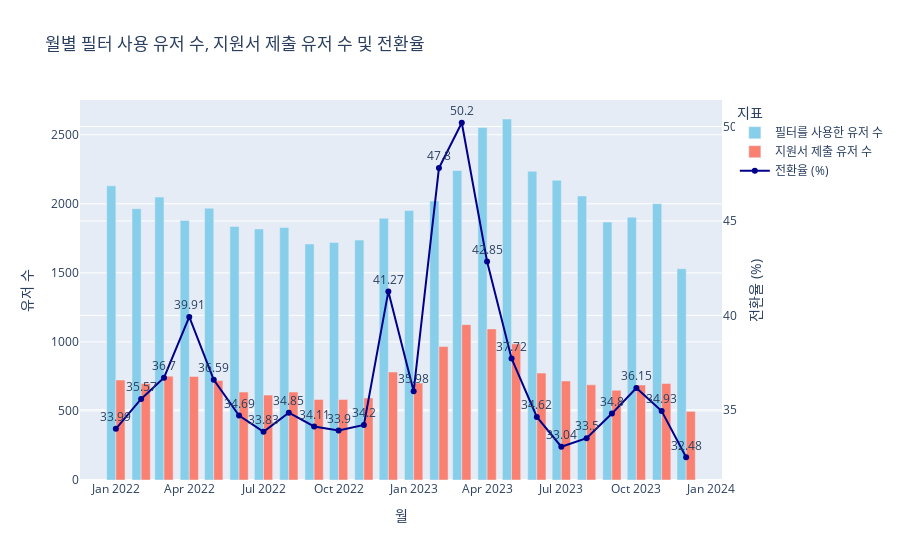

This figure's notebook cell:
### Markdown cell above
##### 6-3-1. 월별 필터 사용 유저 수, 지원서 제출 유저 수 및 전환율 시각화
월별 필터를 사용한 유저 수, 지원서 제출 유저 수, 그리고 전환율을 한 그래프에 함께 표시하여 세 가지 지표 간의 관계를 시각적으로 분석함

- **데이터 형식 변환**:
  - `월` 컬럼을 문자열 형식으로 변환하여 그래프의 x축에 월 단위 데이터가 잘 표시되도록 함

- **Figure 객체 생성 및 시각화 구성**:
  - `go.Figure()` 객체를 생성하여 시각화 준비
  - `go.Bar`로 필터를 사용한 유저 수와 지원서 제출 유저 수를 막대 그래프로 추가하여, 각 월별로 필터 사용 및 지원서 제출 유저 수의 분포를 비교할 수 있도록 함
  - `go.Scatter`를 사용해 꺾은선 그래프로 전환율을 추가하고, 전환율 값은 소수점 두 자리까지 텍스트로 표시하여 정확한 값을 제공함

- **레이아웃 및 축 설정**:
  - `yaxis`는 유저 수, `yaxis2`는 전환율(%)로 설정하여 두 가지 지표가 한 그래프에서 별도로 표시되도록 함
  - `barmode='group'`을 사용하여 두 막대를 나란히 배치하고, 전환율 꺾은선은 독립적인 y축을 가지도록 하여 그래프 해석을 쉽게 함

### Code cell
# '월' 컬럼을 문자열 형식으로 변환
monthly_data['월'] = monthly_data['월'].astype(str)

# Figure 객체 생성
fig = go.Figure()

# 필터 사용 유저 수 막대 그래프 추가
fig.add_trace(go.Bar(
    x=monthly_data['월'],
    y=monthly_data['필터를 사용한 유저 수'],
    name='필터를 사용한 유저 수',
    marker_color='skyblue'
))

# 지원서 제출 유저 수 막대 그래프 추가
fig.add_trace(go.Bar(
    x=monthly_data['월'],
    y=monthly_data['지원서 제출 유저 수'],
    name='지원서 제출 유저 수',
    marker_color='salmon'
))

# 전환율 꺾은선 그래프 추가 (텍스트로 전환율 표시)
fig.add_trace(go.Scatter(
    x=monthly_data['월'],
    y=monthly_data['전환율'],
    mode='lines+markers+text',
    name='전환율 (%)',
    text=monthly_data['전환율'].round(2),  # 소수점 2자리까지 표시
    textposition="top center",
    yaxis='y2',
    line=dict(color='darkblue')
))

# 레이아웃 설정
fig.update_layout(
    title='월별 필터 사용 유저 수, 지원서 제출 유저 수 및 전환율',
    xaxis_title='월',
    yaxis_title='유저 수',
    yaxis2=dict(title='전환율 (%)', overlaying='y', side='right'),  # 두 번째 Y축 설정
    barmode='group',  # 막대를 나란히 배치
    legend_title_text='지표'
)

# 그래프 출력
fig.show()

### Figure 1 — Plotly figure (JSON) as saved in the notebook; plotly's stock layout.template omitted (floating-point values rounded to 4 significant figures)
{"data": [{"marker": {"color": "skyblue"}, "name": "필터를 사용한 유저 수", "type": "bar", "x": ["2022-01", "2022-02", "2022-03", "2022-04", "2022-05", "2022-06", "2022-07", "2022-08", "2022-09", "2022-10", "2022-11", "2022-12", "2023-01", "2023-02", "2023-03", "2023-04", "2023-05", "2023-06", "2023-07", "2023-08", "2023-09", "2023-10", "2023-11", "2023-12"], "y": [2130, 1965, 2049, 1879, 1968, 1836, 1818, 1828, 1709, 1720, 1737, 1895, 1951, 2021, 2241, 2553, 2614, 2236, 2170, 2057, 1868, 1903, 2001, 1530]}, {"marker": {"color": "salmon"}, "name": "지원서 제출 유저 수", "type": "bar", "x": ["2022-01", "2022-02", "2022-03", "2022-04", "2022-05", "2022-06", "2022-07", "2022-08", "2022-09", "2022-10", "2022-11", "2022-12", "2023-01", "2023-02", "2023-03", "2023-04", "2023-05", "2023-06", "2023-07", "2023-08", "2023-09", "2023-10", "2023-11", "2023-12"], "y": [724, 699, 752, 750, 720, 637, 615, 637, 583, 583, 594, 782, 702, 966, 1125, 1094, 986, 774, 717, 689, 650, 688, 699, 497]}, {"line": {"color": "darkblue"}, "mode": "lines+markers+text", "name": "전환율 (%)", "text": [33.99, 35.57, 36.7, 39.91, 36.59, 34.69, 33.83, 34.85, 34.11, 33.9, 34.2, 41.27, 35.98, 47.8, 50.2, 42.85, 37.72, 34.62, 33.04, 33.5, 34.8, 36.15, 34.93, 32.48], "textposition": "top center", "type": "scatter", "x": ["2022-01", "2022-02", "2022-03", "2022-04", "2022-05", "2022-06", "2022-07", "2022-08", "2022-09", "2022-10", "2022-11", "2022-12", "2023-01", "2023-02", "2023-03", "2023-04", "2023-05", "2023-06", "2023-07", "2023-08", "2023-09", "2023-10", "2023-11", "2023-12"], "y": [33.99, 35.57, 36.7, 39.91, 36.59, 34.69, 33.83, 34.85, 34.11, 33.9, 34.2, 41.27, 35.98, 47.8, 50.2, 42.85, 37.72, 34.62, 33.04, 33.5, 34.8, 36.15, 34.93, 32.48], "yaxis": "y2"}], "layout": {"barmode": "group", "legend": {"title": {"text": "지표"}}, "title": {"text": "월별 필터 사용 유저 수, 지원서 제출 유저 수 및 전환율"}, "xaxis": {"title": {"text": "월"}}, "yaxis": {"title": {"text": "유저 수"}}, "yaxis2": {"overlaying": "y", "side": "right", "title": {"text": "전환율 (%)"}}}}
